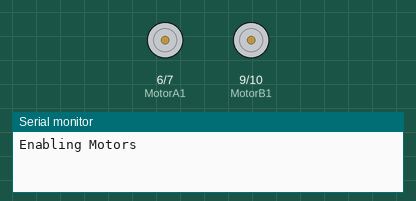
Simulated run of this sketch. Board: Arduino Uno, built with avr-gcc and run on an emulated ATmega328P. Shown: motor-driver pin pairs drawn as motors (green arrow = first pin HIGH = forward, orange = second pin HIGH = backward, longer = more drive, scaled by the enable pin), the last lines printed to the serial monitor.

Above: at 0.5 s.
At 2.5 s:
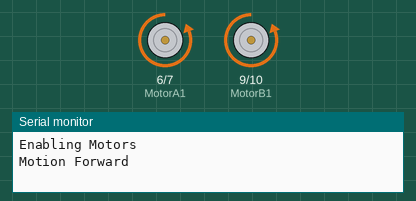
At 5.5 s:
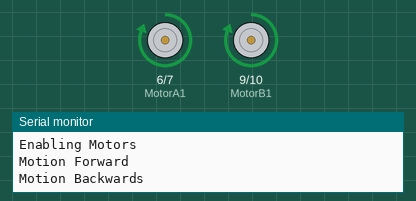
Timing chart, 0 to 13.0 s (numbered marks = the images above):
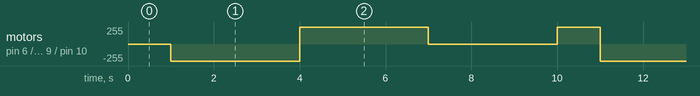

Measured:
- by itself, motor on pin 6 (MotorA1) / pin 7 (MotorA2), motor on pin 9 (MotorB1) / pin 10 (MotorB2): repeats every 10.0 s: forward 255/255 3.0 s, stopped 3.0 s, forward 255/255 1.0 s, backward 255/255 3.0 s

The sketch:

motor_test_final.ino
```cpp
//Testing the DC Motors with
// L293D

//Define Pins
//Motor A
int enableA = 5;
int MotorA1 = 6;
int MotorA2 = 7;

//Motor B
int enableB = 8;
int MotorB1 = 9;
int MotorB2 = 10;

void setup() {

  Serial.begin (9600);
  //configure pin modes
  pinMode (enableA, OUTPUT);
  pinMode (MotorA1, OUTPUT);
  pinMode (MotorA2, OUTPUT);

  pinMode (enableB, OUTPUT);
  pinMode (MotorB1, OUTPUT);
  pinMode (MotorB2, OUTPUT);

}

void loop() {
  //enabling motor A
  Serial.println ("Enabling Motors");
  digitalWrite (enableA, HIGH);
  digitalWrite (enableB, HIGH);
  delay (1000);
  //do something

  Serial.println ("Motion Forward");
  digitalWrite (MotorA1, LOW);
  digitalWrite (MotorA2, HIGH);

  digitalWrite (MotorB1, LOW);
  digitalWrite (MotorB2, HIGH);

  //3s forward
  delay (3000);

  Serial.println ("Motion Backwards");
  //reverse
  digitalWrite (MotorA1,HIGH);
  digitalWrite (MotorA2,LOW);

  digitalWrite (MotorB1,HIGH);
  digitalWrite (MotorB2,LOW);

  //5s backwards
  delay (3000);

  Serial.println ("Stoping motors");
  //stop
  digitalWrite (enableA, LOW);
  digitalWrite (enableB, LOW);
  delay (3000);
}
```
